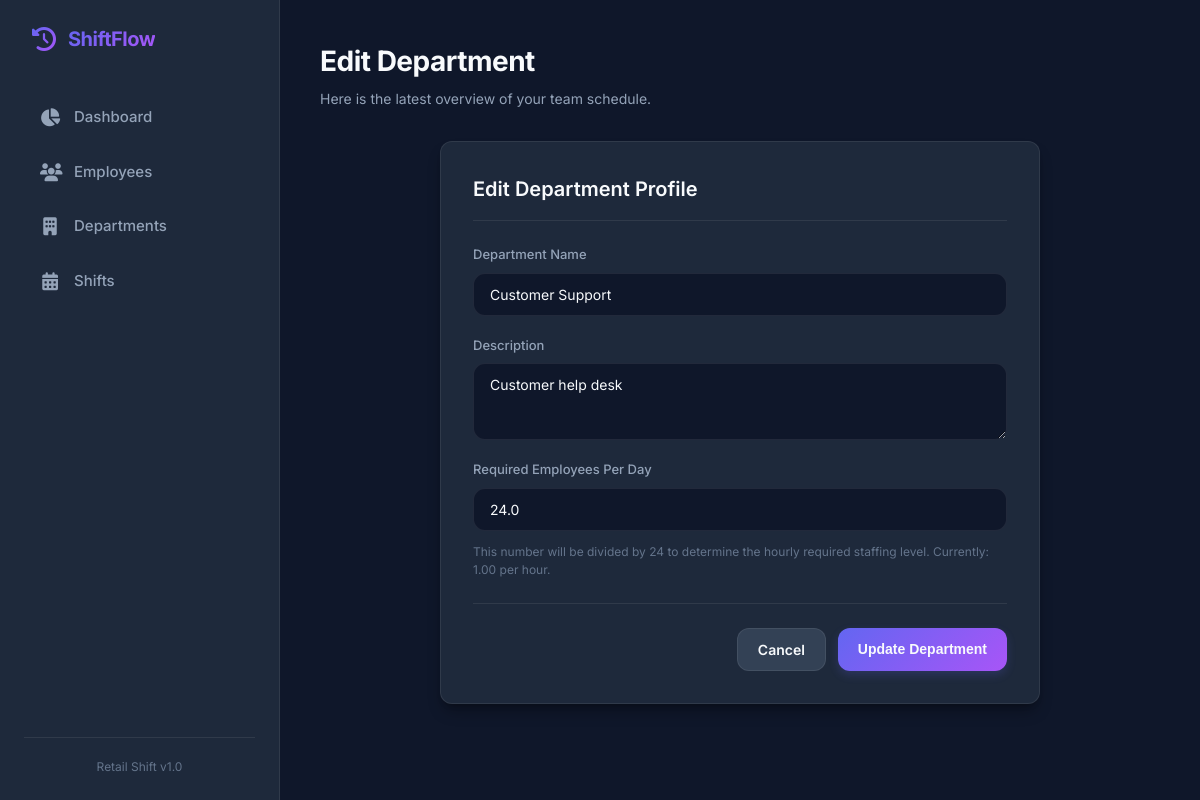
/edit_department/1, run on the app's committed database.
### tables this page shows
CREATE TABLE departments(
        department_id INTEGER PRIMARY KEY AUTOINCREMENT,
        name TEXT NOT NULL UNIQUE,
        description TEXT,
        required_employees_per_day REAL NOT NULL
    );

### app.py (the view, shortened to what this page needs)
@app.route("/edit_department/<int:id>", methods=["GET", "POST"])
def edit_department(id):
    conn = db()
    dept = conn.execute("SELECT * FROM departments WHERE department_id=?", (id,)).fetchone()
    return render_template("edit_department.html", department=dept)

### app.py (called while the page is built)
def db():
    conn = sqlite3.connect(
        "retail_shift_management.db"
    )
    conn.row_factory = sqlite3.Row
    return conn

### templates/edit_department.html (shortened to what this page needs)
{% extends "base.html" %}
{% block header_title %}Edit Department{% endblock %}
{% block content %}
<div class="card" style="max-width: 600px; margin: 0 auto;">
    <div class="card-header">
        <h3>Edit Department Profile</h3>
    </div>
    <form method="POST">
        <div class="form-grid">
            <div class="form-group form-group-full">
                <label class="form-label" for="name">Department Name</label>
                <input class="form-control" name="name" id="name" value="{{ department.name }}" required>
            </div>
            <div class="form-group form-group-full">
                <label class="form-label" for="description">Description</label>
                <textarea class="form-control" name="description" id="description" rows="3" style="resize: vertical; font-family: inherit;">{{ department.description or '' }}</textarea>
            </div>
            <div class="form-group form-group-full">
                <label class="form-label" for="required_employees_per_day">Required Employees Per Day</label>
                <input class="form-control" type="number" step="any" min="0" name="required_employees_per_day" id="required_employees_per_day" value="{{ department.required_employees_per_day }}" required>
                <span style="font-size: 12px; color: var(--text-muted); margin-top: 4px;">This number will be divided by 24 to determine the hourly required staffing level. Currently: {{ "%.2f"|format(department.required_employees_per_day / 24) }} per hour.</span>
            </div>
        </div>
        <div class="form-actions">
            <a href="/departments" class="btn btn-secondary">Cancel</a>
            <button type="submit" class="btn btn-primary">Update Department</button>
        </div>
    </form>
</div>
{% endblock %}

### static/style.css (style rules this page uses)
:root { --bg-primary: #0f172a; --bg-secondary: #1e293b; --bg-tertiary: #334155; --text-primary: #f8fafc; --text-secondary: #94a3b8; --text-muted: #64748b; --primary: #6366f1; --primary-hover: #4f46e5; --primary-gradient: linear-gradient(135deg, #6366f1 0%, #a855f7 100%); --accent: #f43f5e; --accent-hover: #e11d48; --success: #10b981; --border-color: rgba(255, 255, 255, 0.08); --card-shadow: 0 10px 15px -3px rgba(0, 0, 0, 0.3), 0 4px 6px -4px rgba(0, 0, 0, 0.3); --border-radius: 12px; --transition: all 0.25s cubic-bezier(0.4, 0, 0.2, 1); }
* { margin: 0; padding: 0; box-sizing: border-box; }
body { font-family: 'Inter', -apple-system, BlinkMacSystemFont, "Segoe UI", Roboto, sans-serif; background-color: var(--bg-primary); color: var(--text-primary); line-height: 1.5; overflow-x: hidden; }
.btn { display: inline-flex; align-items: center; justify-content: center; gap: 8px; padding: 10px 20px; font-size: 14px; font-weight: 600; border-radius: var(--border-radius); border: none; cursor: pointer; text-decoration: none; transition: var(--transition); }
.btn-primary { background: var(--primary-gradient); color: var(--text-primary); box-shadow: 0 4px 10px rgba(99, 102, 241, 0.2); }
.btn-secondary { background-color: var(--bg-tertiary); color: var(--text-primary); border: 1px solid var(--border-color); }
.card { background-color: var(--bg-secondary); border: 1px solid var(--border-color); border-radius: var(--border-radius); padding: 32px; box-shadow: var(--card-shadow); }
.card-header { margin-bottom: 24px; border-bottom: 1px solid var(--border-color); padding-bottom: 16px; }
.card-header h3 { font-size: 20px; font-weight: 600; }
.form-grid { display: grid; grid-template-columns: repeat(auto-fit, minmax(220px, 1fr)); gap: 20px; margin-bottom: 24px; }
.form-group { display: flex; flex-direction: column; gap: 8px; }
.form-group-full { grid-column: 1 / -1; }
.form-label { font-size: 13px; font-weight: 500; color: var(--text-secondary); }
.form-control { background-color: var(--bg-primary); border: 1px solid var(--border-color); color: var(--text-primary); padding: 12px 16px; border-radius: var(--border-radius); font-family: inherit; font-size: 14px; width: 100%; transition: var(--transition); }
.form-control::placeholder { color: var(--text-muted); }
.form-actions { display: flex; justify-content: flex-end; gap: 12px; margin-top: 12px; border-top: 1px solid var(--border-color); padding-top: 24px; }

### data on the page
departments: name "Customer Support", description "Customer help desk", required_employees_per_day "24.0", department.required_employees_per_day/24 "1.00"
